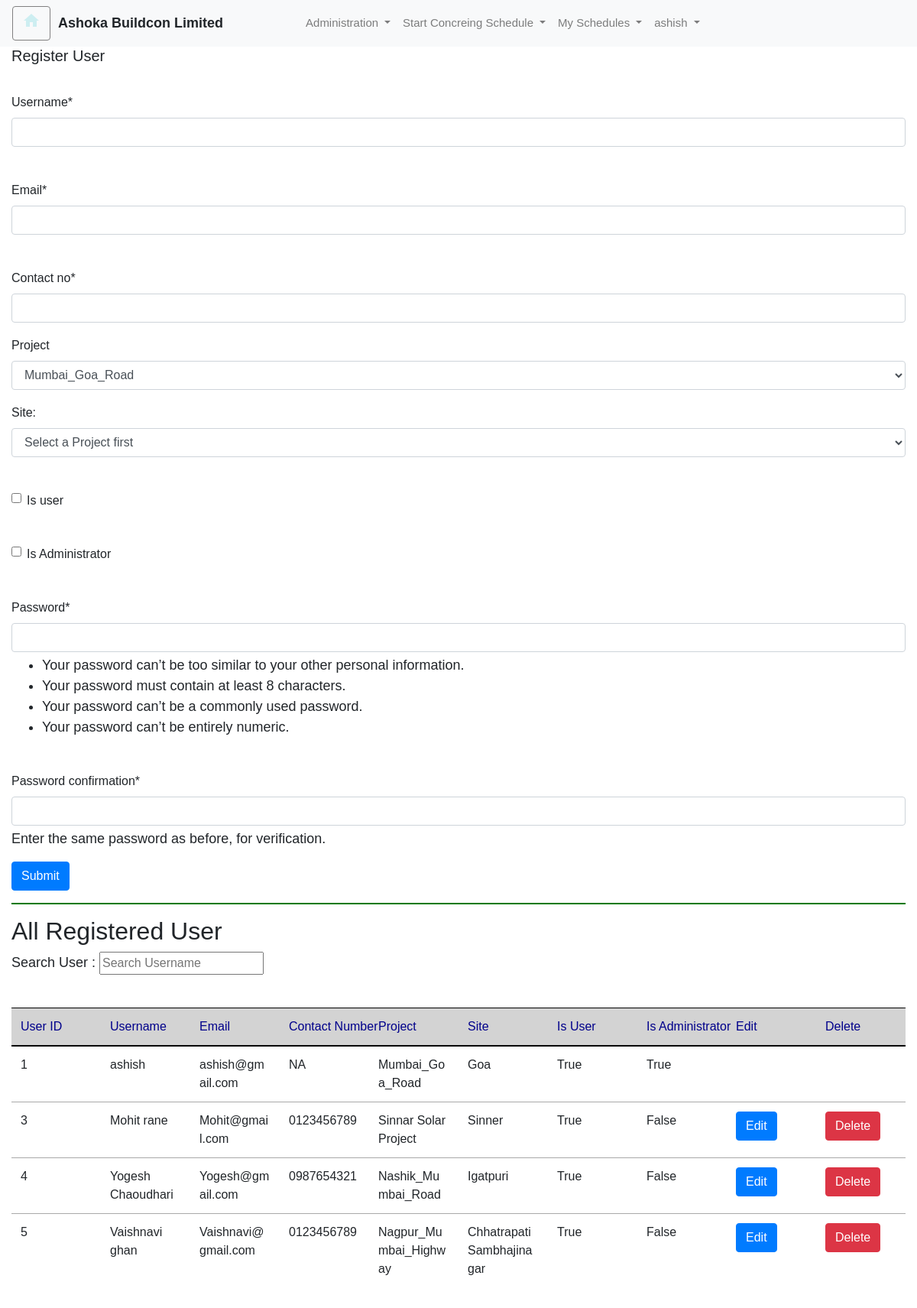
/registeruser/ (signed in), run on the app's committed database.
### curingapp/models.py (models this page shows, shortened)
class CustomUser(AbstractUser):
     User_ID = models.AutoField(primary_key=True)
     username = models.CharField(max_length=100,unique=True)
     email=models.CharField(max_length=50)
     Contact_no= models.CharField(max_length=15)
     Project=models.ForeignKey(Project_Master, on_delete=models.CASCADE)
     Site=models.ForeignKey(Site_Master, on_delete=models.CASCADE)
     is_user = models.BooleanField(default=False)
     is_Administrator = models.BooleanField(default=False)

class Project_Master(models.Model):
    Project_ID = models.AutoField(primary_key=True)
    Project_Name = models.CharField(max_length=100)
    def __str__(self):
        return self.Project_Name

class Site_Master(models.Model):
    Site_ID = models.AutoField(primary_key=True)
    Site_Name = models.CharField(max_length=100)
    Project = models.ForeignKey(Project_Master, on_delete=models.CASCADE)
    def __str__(self):
        return self.Site_Name

### curingapp/views.py (the view)
# urls.py: path('registeruser/',views.register_user,name='register_user'),
@login_required(login_url="/loginuser/")
def register_user(request):
    custom_users=CustomUser.objects.all()
    if request.method == 'POST':
        form = RegisterUserForm(request.POST)
        if form.is_valid():
            variable = form.save(commit=False)
            variable.save()
            messages.info(request,'Your Account has been Successfully Register...')
            return redirect('register_user')
        else:
            messages.warning(request,'Something went wrong..! Please check form input ')
            return redirect('register_user')
    else:
        form = RegisterUserForm()
    variables = { 'page_title': 'Ashoka Buildcon Limited',
                'username': request.user.get_full_name(),
                'isActive' : request.user.is_authenticated,
                'isSuperUser' : request.user.is_superuser,
                'app_title':'Document Inbox',
                'isForm' : True,
                'isHomePage' : True,
                'form':form,
                'customer_name' : 'Ashoka Buildcon Limited',
                'custom_users':custom_users,
                'isAdmin':request.user.is_Administrator,
            }
    return render(request,'curingapp/register_user.html',variables)

### curingapp/forms.py
class RegisterUserForm(UserCreationForm):
    class Meta:
        model = CustomUser
        fields = ['username', 'email', 'Contact_no', 'Project', 'Site','is_user','is_Administrator', 'password1', 'password2']

### curingapp/templates/curingapp/register_user.html (shortened to what this page needs)
{% extends 'curingapp/base.html' %}
{% load crispy_forms_tags %}
{% block formcontent %}
{% if isAdmin %}
<h5>Register User </h5>
<form method="POST">
  <div>
    <div class="form-group">
      {{ form.username|as_crispy_field }}
    </div>
    <div class="form-group">
      {{ form.email|as_crispy_field }}
    </div>
    <div class="form-group">
      {{ form.Contact_no|as_crispy_field }}
    </div>
    <div class="form-group">
    <label for="{{ form.Project.id_for_label }}">Project</label>
    <select id="projectSelect" name="Project" class="form-control" onchange="updateSiteOptions()">
      {% for project in form.Project.field.queryset %}
          <option value="{{ project.Project_ID }}" {% if project.Project_ID == user.Project.Project_ID %} selected {% endif %}>
              {{ project.Project_Name }}
          </option>
      {% endfor %}
  </select>
</div>
    <div class="form-group">
      <label for="siteSelect">Site:</label>
      <select id="siteSelect" name="Site" class="form-control">
          <option value="" disabled selected>Select a Project first</option>
      </select>
    </div>
    <div class="form-group">
      {{ form.is_user|as_crispy_field }}
    </div>
    <div class="form-group">
      {{ form.is_Administrator|as_crispy_field }}
    </div>
    <div class="form-group">
      {{ form.password1|as_crispy_field }}
    </div>
    <div class="form-group">
      {{ form.password2|as_crispy_field }}
    </div>
  </div>
  <button class="btn btn-primary">Submit</button>
</form>
<hr>
<h2>All Registered User</h2>
<p>Search User :
  <input id="myInput" type="text" placeholder="Search Username ">
</p>
<br>
<table class="table table-responsive-sm table">
  <thead>
      <tr>
          <th>User ID</th>
          <th>Username</th>
          <th>Email</th>
          <th>Contact Number</th>
          <th>Project</th>
          <th>Site</th>
          <th>Is User</th>
          <th>Is Administrator</th>
          <th>Edit</th>
          <th>Delete</th>
      </tr>
  </thead>
  <tbody id="myTable">
      {% for user in custom_users %}
      <tr>
          <td >{{ user.User_ID }}</td>
          <td>{{ user.username }}</td>
          <td>{{ user.email }}</td>
          <td>{{ user.Contact_no }}</td>
          <td>{{ user.Project }}</td>
          <td>{{ user.Site }}</td>
          <td>{{ user.is_user }}</td>
          <td>{{ user.is_Administrator }}</td>
          {% if request.user.username == user.username %}
            <td></td>
          {% else %}
          <td><a class="btn btn-primary" href="{% url 'edit_user' user.User_ID %}">Edit</a></td>
          <td><a class="btn btn-danger" href="{% url 'delete_user' user.User_ID %}" onclick="return confirmDelete();">Delete</a></td>
          {%endif%}
      </tr>
      {% endfor %}
  </tbody>
</table>
{% else %}
<p>You are not Authorized</p>
{% endif %}
{% endblock%}

### curingapp/templates/curingapp/base.html (shortened to what this page needs)
{% load static %}
<!DOCTYPE html>
<html>
<head>
    <link rel="stylesheet" href="https://maxcdn.bootstrapcdn.com/bootstrap/4.5.2/css/bootstrap.min.css">
    <link rel="stylesheet" href="{% static 'curingapp/css/styles.css' %}" type="text/css">
    <link rel="stylesheet" href="{% static 'curingapp/css/custom.css' %}" type="text/css">
</head>
<body>
    {% if isActive%}
    <nav class="navbar navbar-expand-md navbar-light bg-light">
        <div class="float-right" id="usercmds">
            <a class="btn glyphicon glyphicon-home" href="{% url 'home' %}" title="Home">
                <i class="material-icons">home</i> </a>
        </div>
        <span style="margin-left:10px;margin-right:100px;" class="companyname"><b>{{ customer_name }}</b></span>
        <div class="collapse navbar-collapse" id="collapse_target">
            <ul class="navbar-nav">
                <li class="nav-item dropdown">
                    {% if isAdmin %}
                    <a class="nav-link dropdown-toggle" data-toggle="dropdown" dropdown_target="dropdown_target"
                        href="#">
                        Administration
                    </a>
                    {% endif %}
                </li>
                <li class="nav-item dropdown">
                    <a class="nav-link dropdown-toggle" data-toggle="dropdown" dropdown_target="dropdown_target"
                        href="#">
                        Start Concreing Schedule
                    </a>
                </li>
                <li class="nav-item dropdown">
                    <a class="nav-link dropdown-toggle" data-toggle="dropdown" dropdown_target="dropdown_target"
                        href="#">
                        My Schedules
                    </a>
                </li>
                <li class="nav-item dropdown">
                    <a class="nav-link dropdown-toggle" data-toggle="dropdown" dropdown_target="dropdown_target"
                        href="#">
                        {{request.user.username}}
                    </a>
                </li>
        </div>
    </nav>
    <div class="shadow-lg container-fluid">
        {% block formcontent %}
        {% endblock %}
        <br>
    </div>
    {% else %}
    {% block content %}
    {% endblock %}
    {% endif %}
</body>
</html>

### curingapp/static/curingapp/css/styles.css (style rules this page uses)
#usercmds a { border: thin gray solid; font-size: 15px; color: #cdeef1; float: right; }
.navbar-nav { font-size: 15px; }
table { width: 100%; table-layout: fixed; }
th, td { word-wrap: break-word; max-width: 200px; }

### curingapp/static/curingapp/css/custom.css (style rules this page uses)
table { width: 100%; table-layout: fixed; }
th, td { word-wrap: break-word; max-width: 200px; }

### curingapp/templates/curingapp/base.html (style rules this page uses)
th { white-space: nowrap; text-align: left; background-color: lightgray; font-size: medium; font-weight: normal; border-color: black !important; color: darkblue !important; }
td { white-space: nowrap; text-align: left; font-size: medium; font-weight: lighter; border-color: darkgray !important; }
input { font-size: medium !important; }
button { font-size: medium !important; }
label { font-size: medium !important; }
#usercmds a { border: thin gray solid; font-size: 15px; color: #cdeef1; float: right; }
.navbar-nav { font-size: 15px; }
table { width: 100%; table-layout: fixed; }
th, td { word-wrap: break-word; max-width: 200px; }
hr { height: 1px; background-color: green; }
body { font-family: Arial, sans-serif; font-size: 18px; }

### curingapp/templates/curingapp/register_user.html (style rules this page uses)
td { white-space: normal !important; word-wrap: break-word; }

### data on the page
CustomUser: user.username "ashish", Project "Mumbai_Goa_Road", User_ID "1", username "ashish", email "ashish@gmail.com", Contact_no "NA", Site "Goa", is_user "True", is_Administrator "True"
CustomUser: User_ID "3", username "Mohit rane", email "Mohit@gmail.com", Contact_no "0123456789", Project "Sinnar Solar Project", Site "Sinner", is_user "True", is_Administrator "False", shows "Edit"
CustomUser: User_ID "4", username "Yogesh Chaoudhari", email "Yogesh@gmail.com", Contact_no "0987654321", Project "Nashik_Mumbai_Road", Site "Igatpuri", is_user "True", is_Administrator "False", shows "Edit"
CustomUser: User_ID "5", username "Vaishnavi ghan", email "Vaishnavi@gmail.com", Contact_no "0123456789", Project "Nagpur_Mumbai_Highway", Site "Chhatrapati Sambhajinagar", is_user "True", is_Administrator "False", shows "Edit"

### other printed values
{{ customer_name }} "Ashoka Buildcon Limited"
